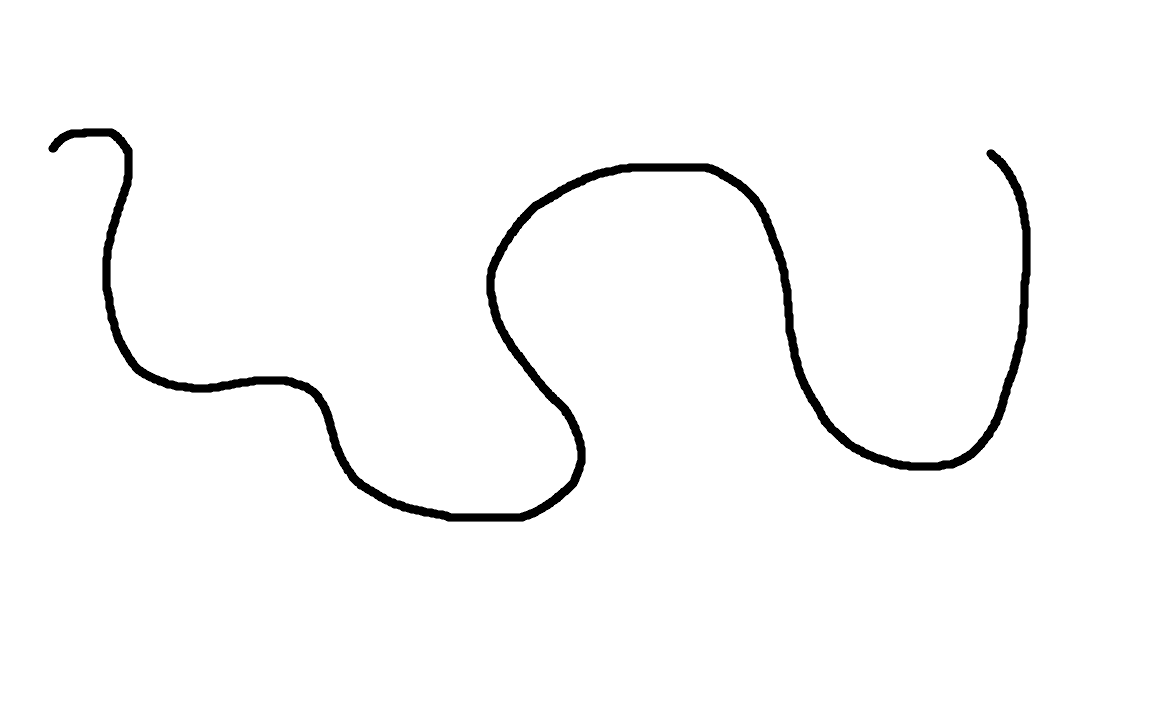
#> input picture Linea3.png, 1152 x 720 px; its folder holds only this picture in this run
$ python -i BrainFinalExamSim.py   (imports and definitions only)
#> lines starting #> are read from the running program, lines starting #| are printed output that depends on the picture; after the words box and inside, x2 and y2 are one past the last pixel; in counts of white or black regions, pixels touching at a corner belong together
#> further down, picture is the input picture: shape (720, 1152); min 0, max 255, mean 249.3
# Entrega de Control de Robotica y Percepcion Computacional - Examen Final.
# Alumnas:
#   Lucia Fuentes Gonzalez
#   Miriam Bernat Jimenez
#   Tania Mobasser Aslfakouri
#
# Brain que COMBINA las tres practicas:
#   - BrainFollowLine.py            -> bucle del Brain, control PD, evasion con sonar,
#                                      busqueda de linea perdida.
#   - 02_analisis_escena.ipynb      -> segmentacion por color (NearestCentroid),
#                                      ROI/endpoints, clasificacion de escena,
#                                      flecha -> salida elegida en cruces,
#                                      clasificador de marcas (Hu + KNN).
#   - 03_segmentacion_circulos.ipynb-> deteccion de circulo y distancia (pinhole).
#
# Los clasificadores se reimplementan en numpy puro (sin sklearn) para que el
# Brain sea autocontenido en la VM del simulador (solo necesita cv2 + numpy).

from pyrobot.brain import Brain

import os
import numpy as np
import cv2

from pyrobot.tools.followLineTools import findLineDeviation


# =============================================================================
# CONFIGURACION
# =============================================================================

# getImage() de pyrobot devuelve BGR (por eso el Brain original hace BGR2GRAY).
# segmentar() espera RGB (igual que iio.imread en el notebook). Si en tu VM los
# colores salieran invertidos (la linea se clasifica como marca, etc.), pon False.
CAMERA_RETURNS_BGR = True

# Mostrar ventanas de depuracion con opencv.
DEBUG_VIEW = True

# Solo imprimir las lineas de marcas detectadas (MARCA |). Silencia FOLLOW,
# CRUCE, SEARCH y AVOID. Util cuando solo interesa el resultado de clasificacion.
PRINT_ONLY_MARCA = False

# Activar deteccion de circulo + distancia (practica 03). En este mundo conocido
# no hay objeto circular, asi que por defecto esta desactivado. Ponlo a True si
# usas un mundo con un circulo/pelota.
ENABLE_CIRCLE = False

# Centroides del NearestCentroid entrenado en 02_analisis_escena.ipynb,
# en espacio rg-normalizado. Orden: marca(rojo), fondo, linea(azul).
CENTROIDES = np.array([
    [0.49497286, 0.28406798],   # 0 = marca (rojo)
    [0.33962690, 0.36875265],   # 1 = fondo
    [0.15409867, 0.32765910],   # 2 = linea (azul)
], dtype=np.float64)
CLASE_MARCA, CLASE_FONDO, CLASE_LINEA = 0, 1, 2

# Carpeta con el dataset de marcas (subcarpetas = clases). Se prueban varias
# rutas relativas al Brain; copia images/marcas junto al examen en la VM, o
# define la variable de entorno MARCAS_DIR.
_AQUI = os.path.dirname(os.path.abspath(__file__))
MARCAS_DIR_CANDIDATAS = [
    os.environ.get('MARCAS_DIR', ''),
    os.path.join(_AQUI, 'images', 'marcas'),
    os.path.join(_AQUI, '..', 'images', 'marcas'),
    os.path.join(_AQUI, '..', '..', 'images', 'marcas'),
]
EXTS_IMG = {'.png', '.jpg', '.jpeg', '.bmp'}

# Parametros del modelo pinhole para el circulo (practica 03).
FOCAL_PX = 360.0
DIAMETRO_REAL_MM = 65.0
MIN_CIRCULARIDAD = 0.70
MIN_AREA_PX_CIRC = 500


# =============================================================================
# PERCEPCION  (funciones portadas de 02_analisis_escena.ipynb)
# =============================================================================

# [17 lines left out: functions normaliza_rg, segmentar, not called in this run]


def mascaras(etiquetas):
    """Devuelve (mascara_linea, mascara_marca) booleanas."""
    return (etiquetas == CLASE_LINEA), (etiquetas == CLASE_MARCA)


# [8 lines left out: function get_roi, not called in this run]


def aplicar_roi(arr, roi):
    y0, y1, x0, x1 = roi
    return arr[y0:y1, x0:x1]


# [241 lines left out: functions runs_in_border, endpoints_en_roi, clasifica_escena, mayor_blob, blob_mayor_toca_borde, orientacion_flecha and 6 more, not called in this run]


class KNNMarcas:
    """KNN (k=3) en numpy puro sobre descriptores de Hu. Se entrena cargando
    images/marcas/<clase>/*.png al arrancar el Brain."""

    # [50 lines left out: functions __init__, entrenar, predict, not called in this run]


# =============================================================================
# DETECCION DE CIRCULO  (de 03_segmentacion_circulos.ipynb)
# =============================================================================

def detectar_circulo(gray):
    """Busca el contorno mas circular y estima la distancia (modelo pinhole).
    Devuelve (Z_mm, ellipse, circularidad) o (None, None, None)."""
    blur = cv2.GaussianBlur(gray, (7, 7), 0)
    edges = cv2.Canny(blur, 50, 150)
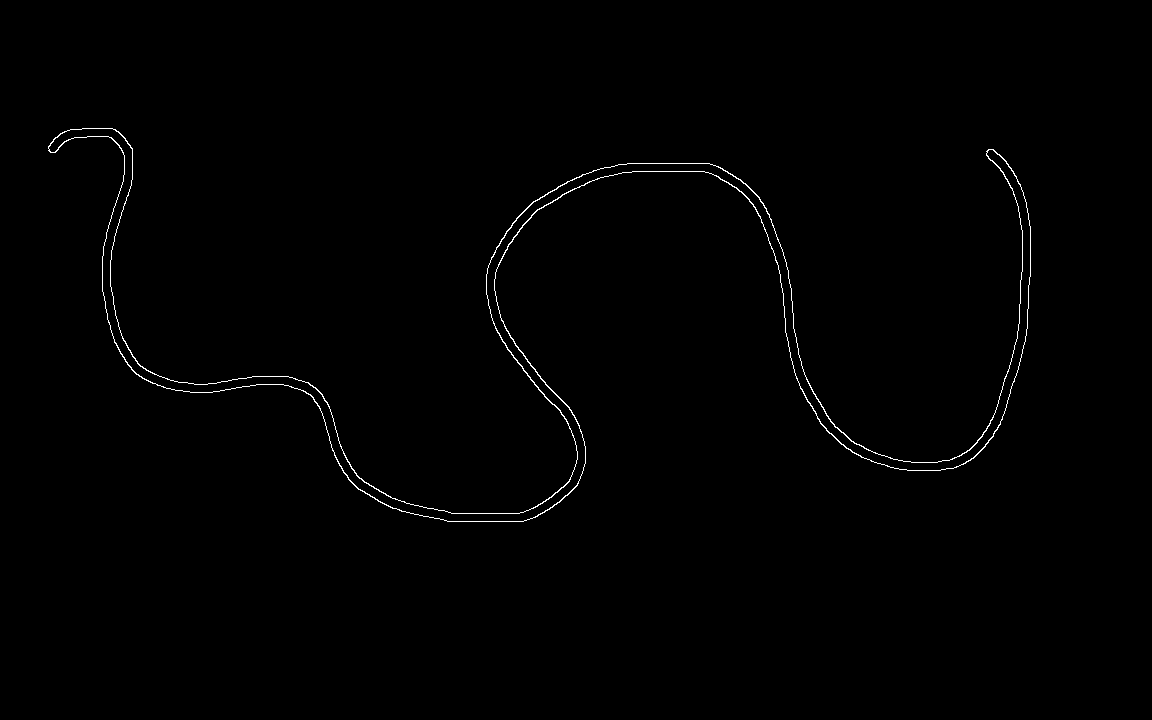
#> edges: shape (720, 1152); 0.58% white in thin lines or dots, all inside (x1, y1, x2, y2) = (48, 128, 1031, 522)
    contours, _ = cv2.findContours(edges, cv2.RETR_EXTERNAL, cv2.CHAIN_APPROX_SIMPLE)
#> contours = 1 contour; box (x1, y1, x2, y2) and area: (48, 128, 1031, 522) 18812

    best_cnt, best_circ = None, 0.0
    for cnt in contours:
        if len(cnt) < 5:
            continue
        area = cv2.contourArea(cnt)
        if area < MIN_AREA_PX_CIRC:
            continue
        per = cv2.arcLength(cnt, True)
        if per == 0:
            continue
        circ = 4 * np.pi * area / (per ** 2)
        if circ < MIN_CIRCULARIDAD:
            continue
        if circ > best_circ:
            best_circ, best_cnt = circ, cnt
#> this loop made 1 pass
#> (area, per, circ) on pass 1: (18811.5, 4478.1, 0.0118)
#> after the loop, best_circ = 0

    if best_cnt is None:
        return None, None, None
    ellipse = cv2.fitEllipse(best_cnt)
    diam_px = max(ellipse[1])
    if diam_px <= 0:
        return None, None, None
    Z = (FOCAL_PX * DIAMETRO_REAL_MM) / diam_px
    return Z, ellipse, best_circ


# =============================================================================
# BRAIN
# =============================================================================

class BrainFinalExam(Brain):

    NO_FORWARD = 0
    VERY_SLOW_FORWARD = 0.05
    SLOW_FORWARD = 0.1
    MED_FORWARD = 0.5
    FULL_FORWARD = 1.0

    NO_TURN = 0
    MED_LEFT = 0.5
    HARD_LEFT = 1.0
    MED_RIGHT = -0.5
    HARD_RIGHT = -1.0

    # Evasion de obstaculos con sonar, como el BrainFollowLine original (reactivo:
    # avanzar y girar hacia el lado mas libre), pero girando MAS FUERTE (HARD en
    # vez de MED) para que llegue a esquivar la caja aunque aparezca justo
    # despues de un giro. Solo la caja devuelve laser (la linea/marcas no), asi
    # que el sonar solo "ve" el obstaculo.
    OBSTACLE_STOP = 0.40   # caja de frente -> girar fuerte avanzando despacio
    OBSTACLE_WARN = 0.65   # caja al costado -> girar fuerte avanzando medio

    # Ganancias del control PD de seguimiento (como BrainFollowLine).
    LINE_KP = 0.9
    LINE_KD = 0.5

    # Velocidades del controlador visual.
    V_MAX = 0.5
    V_MIN = 0.05

    # Busqueda de linea perdida.
    SEARCH_SLOW_AFTER = 15
    SEARCH_REVERSE_AFTER = 35

    # Memoria de cruce: una vez la flecha elige una salida, el robot se
    # "compromete" con ella y la sigue aunque la flecha ya no se vea, hasta que
    # vuelve a haber una sola linea centrada. Asi no escoge la rama al azar.
    CROSS_COMMIT_STEPS = 22   # pasos que dura la memoria tras dejar de ver la flecha
    CROSS_RELEASE_PX = 45     # se libera cuando la linea esta centrada (|err| < esto)
    STRAIGHT_DEADZONE_DEG = 35  # < esto respecto a la vertical -> la flecha es "recta"
    MARCA_VOTES = 5   # frames consecutivos necesarios para confirmar una marca

    # [25 lines left out: function setup, not called in this run]

    def destroy(self):
        cv2.destroyAllWindows()

    # --- sonar -----------------------------------------------------------
    # [247 lines left out: functions _min_range, _avoid_obstacle, _control_pd, _buscar_linea, _clasificar_marca, step and 2 more, not called in this run]

>>> import cv2
>>> picture = cv2.imread('../Linea3.png', cv2.IMREAD_GRAYSCALE)
>>> result = detectar_circulo(picture)
